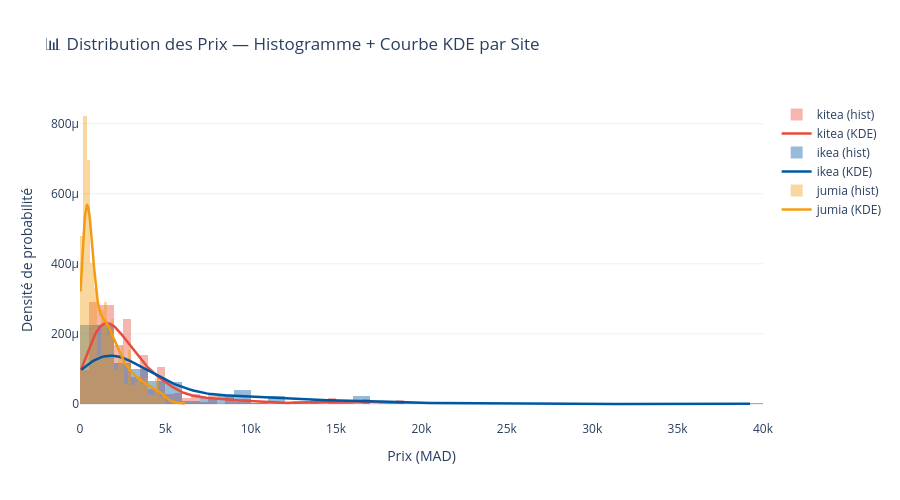

This figure's notebook cell:
### Markdown cell above
## 📊 Étape 10 — Distribution des prix (Histogramme + KDE)
> KDE = Kernel Density Estimation — courbe de densité de probabilité  
> Montre la vraie forme de la distribution des prix par site

### Code cell
# Histogramme + KDE par site
fig_kde = go.Figure()

for site in df_clean['site'].unique():
    data = df_clean[df_clean['site']==site]['prix'].dropna()
    

    # Histogramme
    fig_kde.add_trace(go.Histogram(
        x=data, name=f'{site} (hist)',
        opacity=0.4,
        marker_color=COLORS[site],
        nbinsx=50,
        histnorm='probability density',
        showlegend=True
    ))
    
    # KDE via scipy
    from scipy.stats import gaussian_kde
    kde = gaussian_kde(data)
    x_range = np.linspace(data.min(), data.max(), 300)
    y_kde = kde(x_range)
    
    fig_kde.add_trace(go.Scatter(
        x=x_range, y=y_kde,
        mode='lines',
        name=f'{site} (KDE)',
        line=dict(color=COLORS[site], width=2.5),
        showlegend=True
    ))

fig_kde.update_layout(
    title='📊 Distribution des Prix — Histogramme + Courbe KDE par Site',
    xaxis_title='Prix (MAD)',
    yaxis_title='Densité de probabilité',
    barmode='overlay',
    template='plotly_white',
    height=500
)
fig_kde.show()
with open(os.path.join(OUTPUTS_DIR,'fig_kde.json'),'w') as f: f.write(fig_kde.to_json())

# Coefficient de variation (volatilité)
print("\n=== VOLATILITÉ DES PRIX (Coefficient de Variation) ===\n")
print("CV = Écart-type / Moyenne × 100")
print("CV < 30% = stable | 30-60% = modéré | > 60% = très volatile\n")

for site in df_clean['site'].unique():
    data = df_clean[df_clean['site']==site]['prix'].dropna()
    cv = data.std() / data.mean() * 100
    niveau = "stable" if cv < 30 else "modéré" if cv < 60 else "très volatile"
    print(f"  {site:8}: CV = {cv:.1f}% → {niveau}")

print("\n✅ fig_kde.json sauvegardé")

### Figure 1 — Plotly figure (JSON) as saved in the notebook; plotly's stock layout.template omitted (floating-point values rounded to 4 significant figures; data arrays with more than 128 entries replaced by an {"elided": "..."} marker saying what was removed)
{"data": [{"histnorm": "probability density", "marker": {"color": "#E74C3C"}, "name": "kitea (hist)", "nbinsx": 50, "opacity": 0.4, "showlegend": true, "type": "histogram", "x": {"elided": "1237 int values"}}, {"line": {"color": "#E74C3C", "width": 2.5}, "mode": "lines", "name": "kitea (KDE)", "showlegend": true, "type": "scatter", "x": {"elided": "300 float values"}, "y": {"elided": "300 float values"}}, {"histnorm": "probability density", "marker": {"color": "#0058A3"}, "name": "ikea (hist)", "nbinsx": 50, "opacity": 0.4, "showlegend": true, "type": "histogram", "x": {"elided": "300 int values"}}, {"line": {"color": "#0058A3", "width": 2.5}, "mode": "lines", "name": "ikea (KDE)", "showlegend": true, "type": "scatter", "x": {"elided": "300 float values"}, "y": {"elided": "300 float values"}}, {"histnorm": "probability density", "marker": {"color": "#F39C12"}, "name": "jumia (hist)", "nbinsx": 50, "opacity": 0.4, "showlegend": true, "type": "histogram", "x": {"elided": "1302 float values"}}, {"line": {"color": "#F39C12", "width": 2.5}, "mode": "lines", "name": "jumia (KDE)", "showlegend": true, "type": "scatter", "x": {"elided": "300 float values"}, "y": {"elided": "300 float values"}}], "layout": {"barmode": "overlay", "height": 500, "title": {"text": "📊 Distribution des Prix — Histogramme + Courbe KDE par Site"}, "xaxis": {"title": {"text": "Prix (MAD)"}}, "yaxis": {"title": {"text": "Densité de probabilité"}}}}
